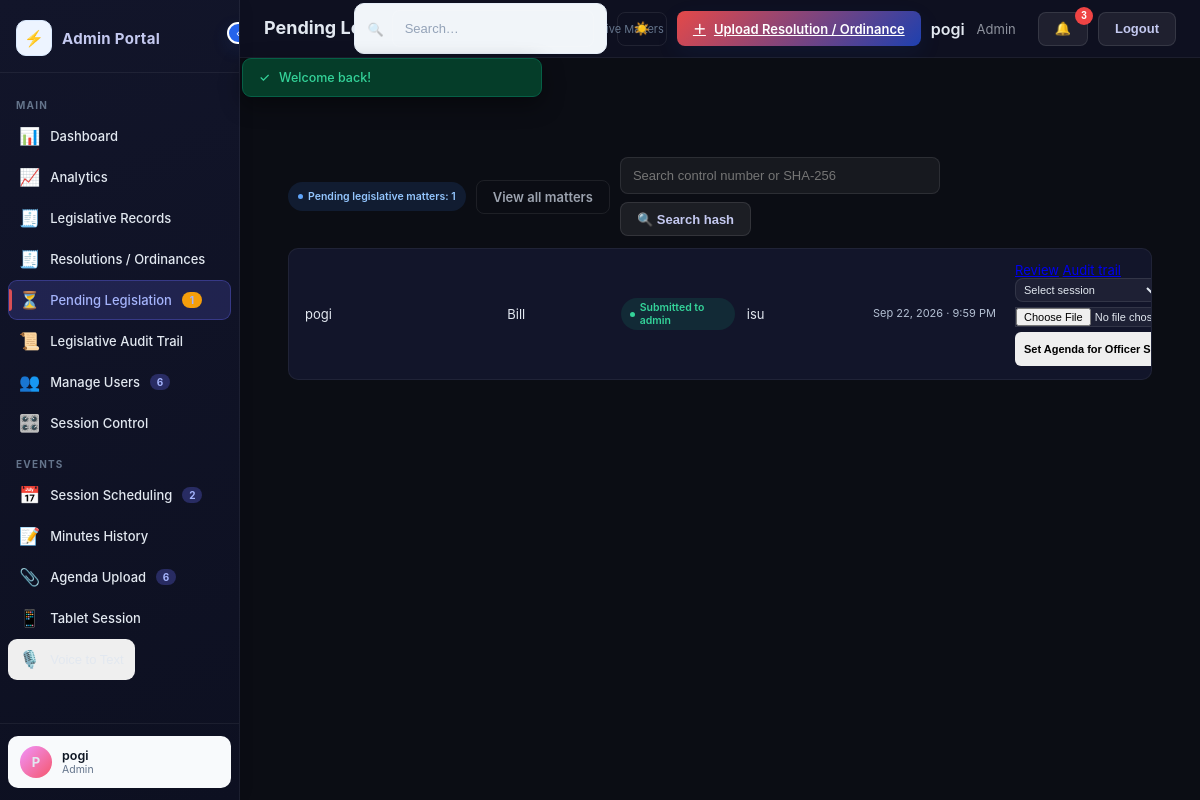
The page /index.php?page=legislative-bills&bill_status=pending (signed in) on the database its author committed.
### tables this page shows
CREATE TABLE `users` (
  `id` varchar(32) NOT NULL,
  `name` varchar(255) NOT NULL,
  `email` varchar(255) NOT NULL,
  `password` varchar(255) NOT NULL,
  `role` varchar(50) NOT NULL,
  `status` varchar(50) NOT NULL,
  `notes` text DEFAULT NULL,
  `created_at` datetime(6) NOT NULL,
  `notifications` text DEFAULT NULL,
  `is_council_member` tinyint(1) NOT NULL DEFAULT 0,
  `email_notifications_enabled` tinyint(1) NOT NULL DEFAULT 1
);

CREATE TABLE `legislatives` (
  `id` varchar(32) NOT NULL,
  `title` varchar(255) NOT NULL,
  `type` varchar(100) NOT NULL,
  `status` varchar(50) NOT NULL DEFAULT 'draft',
  `desc` text DEFAULT NULL,
  `content` text DEFAULT NULL,
  `ref` varchar(255) DEFAULT NULL,
  `createdById` varchar(32) NOT NULL,
  `createdByName` varchar(255) NOT NULL,
  `createdByRole` varchar(50) NOT NULL,
  `createdAt` datetime(6) NOT NULL,
  `updatedAt` datetime(6) DEFAULT NULL,
  `documentHash` varchar(255) DEFAULT NULL,
  `lastModifiedById` varchar(32) DEFAULT NULL,
  `lastModifiedByName` varchar(255) DEFAULT NULL,
  `lastModifiedAt` datetime(6) DEFAULT NULL,
  `published_to_public` tinyint(1) NOT NULL DEFAULT 0,
  `published_to_public_at` datetime(6) DEFAULT NULL,
  `file_name` varchar(255) DEFAULT NULL,
  `file_size` int(11) DEFAULT NULL,
  `file_type` varchar(255) DEFAULT NULL,
  `file_path` varchar(255) DEFAULT NULL,
  `sent_to_user_ids` text DEFAULT NULL,
  `sent_by_id` varchar(32) DEFAULT NULL,
  `sent_by_name` varchar(255) DEFAULT NULL,
  `sent_at` datetime(6) DEFAULT NULL,
  `fileRevisionHash` varchar(255) DEFAULT NULL,
  `fileDiffSummary` text DEFAULT NULL,
  `fileChangeLog` text DEFAULT NULL,
  `intake_classification` varchar(50) NOT NULL DEFAULT 'Legislative Matters',
  `routing_status` varchar(80) NOT NULL DEFAULT 'For Agenda',
  `stream_type` varchar(80) NOT NULL DEFAULT 'Approved Resolutions/Ordinances',
  `assigned_committee` varchar(255) DEFAULT NULL,
  `date_referred` date DEFAULT NULL,
  `committee_report_status` varchar(50) DEFAULT 'Pending',
  `hearing_date` date DEFAULT NULL,
  `lce_action` varchar(50) DEFAULT NULL,
  `lce_action_at` datetime(6) DEFAULT NULL,
  `lce_action_by_id` varchar(32) DEFAULT NULL,
  `archive_status` varchar(80) DEFAULT NULL,
  `author_name` varchar(255) DEFAULT NULL,
  `sponsor_name` varchar(255) DEFAULT NULL,
  `ai_summary` text DEFAULT NULL,
  `workflow_status` varchar(80) NOT NULL DEFAULT 'EDITING',
  `admin_decision_notes` text DEFAULT NULL,
  `admin_decision_at` datetime(6) DEFAULT NULL,
  `document_number` varchar(64) DEFAULT NULL,
  `registration_date` datetime(6) DEFAULT NULL,
  `origin` varchar(255) DEFAULT NULL,
  `originating_office` varchar(255) DEFAULT NULL,
  `assigned_to_id` varchar(32) DEFAULT NULL,
  `assigned_to_name` varchar(255) DEFAULT NULL,
  `assigned_role` varchar(80) DEFAULT NULL,
  `version_number` int(11) NOT NULL DEFAULT 1,
  `signed_by_id` varchar(32) DEFAULT NULL,
  `signed_by_name` varchar(255) DEFAULT NULL,
  `signed_at` datetime(6) DEFAULT NULL,
  `signed_document_hash` varchar(64) DEFAULT NULL,
  `signature_value` text DEFAULT NULL,
  `signature_verified_at` datetime(6) DEFAULT NULL,
  `verification_token` varchar(64) DEFAULT NULL,
  `control_number` varchar(40) DEFAULT NULL,
  `received_at` datetime(6) DEFAULT NULL,
  `signed_hash` char(64) DEFAULT NULL,
  `locked_at` datetime(6) DEFAULT NULL,
  `scan_file_path` varchar(255) DEFAULT NULL
);

### app/views/legislative-bills.php (the view, shortened to what the rows shown need)
<?php
$agendaSourceIds = array_flip(array_filter(array_column($data['agendas'] ?? [], 'source_legislative_id')));
$pendingBills = count(array_filter($data['legislatives'] ?? [], function (array $item) use ($agendaSourceIds): bool {
  $type = strtolower((string)($item['type'] ?? ''));
  return (str_contains($type, 'bill') || str_contains($type, 'resolution') || str_contains($type, 'ordinance'))
    && in_array($item['status'] ?? '', ['submitted_to_admin', 'approved'], true)
    && (($item['status'] ?? '') !== 'approved' || !isset($agendaSourceIds[$item['id'] ?? '']));
}));
$pendingQueue = ($currentUser['role'] ?? '') === 'admin' && ($_GET['bill_status'] ?? '') === 'pending';
$billWorkflowActions = [
  'Receiving' => ['review', 'Start Review'],
  'Review' => ['agenda', 'Send to Agenda'],
];
$workflowStatusAliases = [
  'Received' => 'Receiving',
  'Under Review' => 'Review',
  'For Agenda' => 'Agenda',
  'For Approval' => 'Approval',
];
$billReturnUrl = 'index.php?page=legislative-bills' . ($pendingQueue ? '&bill_status=pending' : '&bill_status=all');
?>
<div class="page-section" style="padding:0;">
  <div class="legislative-grid" style="grid-template-columns:1fr;">
    <div class="legislative-list">
      <?php if (empty($legislatives)): ?>
        <div class="empty-state">
          <?php if ($pendingQueue): ?>
            No submitted legislative matters are waiting for review.
          <?php elseif (($currentUser['role'] ?? '') === 'admin' && $pendingBills > 0): ?>
            Submitted records are listed in <a class="link" href="?page=legislative-bills&amp;bill_status=pending">Pending Legislation</a>.
          <?php else: ?>
            No legislative records yet. Upload one using the form.
          <?php endif; ?>
        </div>
      <?php else: ?>
        <?php foreach ($legislatives as $item): ?>
          <div class="list-row">
            <div><?= esc($item['title']) ?></div>
            <div><?= esc($item['type']) ?></div>
            <div><span class="badge <?= badgeClass($item['status']) ?>"><?= esc(ucfirst(str_replace('_', ' ', $item['status']))) ?></span></div>
            <div><?= esc($item['createdByName'] ?? 'Unknown') ?></div>
            <div class="created-cell">
              <?= esc(fmtDateTime($item['createdAt'] ?? $item['updatedAt'] ?? '')) ?>
            </div>
            <div>
              <?php if ($pendingQueue): ?>
                <a class="link" href="?page=legislative-admin&edit=<?= esc($item['id']) ?>&type=legislative#review-content">Review</a>
              <?php else: ?>
                <a class="link" href="?page=legislative-bills&edit=<?= esc($item['id']) ?>&type=legislative">Edit</a>
              <?php endif; ?>
              <?php if (($currentUser['role'] ?? '') === 'admin'): ?>
                <?php
                  $workflowStage = $workflowStatusAliases[$item['workflow_status'] ?? ''] ?? ($item['workflow_status'] ?? 'Receiving');
                  $canMakeAgenda = $workflowStage === 'Agenda';
                  $nextWorkflowAction = $billWorkflowActions[$workflowStage] ?? null;
                  $needsAgendaWorkflowReset = ($item['status'] ?? '') === 'submitted_to_admin'
                    && !in_array($workflowStage, ['Receiving', 'Review', 'Agenda', 'Approval', 'Agenda Signing'], true);
                ?>
                <a class="link" href="?page=legislative-audit-trail&amp;ledger_id=<?= rawurlencode((string)$item['id']) ?>">Audit trail</a>
                <?php if ($needsAgendaWorkflowReset): ?>
                  <form method="post" action="<?= esc($billReturnUrl) ?>" style="display:inline-flex;gap:5px;align-items:center;margin:0;padding:0;flex-wrap:wrap">
                    <input type="hidden" name="action" value="prepare_submitted_bill_for_agenda" />
                    <input type="hidden" name="legislative_id" value="<?= esc($item['id']) ?>" />
                    <button class="btn btn-primary btn-xs" type="submit">Reset to Agenda Review</button>
                  </form>
                <?php elseif ($workflowStage === 'Approval' || $canMakeAgenda): ?>
                  <form method="post" action="<?= esc($billReturnUrl) ?>" enctype="multipart/form-data" style="display:inline-flex;gap:5px;align-items:center;margin:0;padding:0;flex-wrap:wrap" onsubmit="return confirm('Add this document to the selected session agenda and send it for Presiding Officer signature?')">
                    <select name="session_id" required style="max-width:145px;font-size:11px;padding:4px;">
                      <option value="">Select session</option>
                    </select>
                    <input type="file" name="agenda_file" accept=".pdf,.doc,.docx,.xls,.xlsx,.jpg,.jpeg,.png,.webp,.txt" style="max-width:170px;font-size:11px;" />
                    <button class="btn btn-success btn-xs" type="submit"><?= $canMakeAgenda ? 'Make Agenda' : 'Set Agenda for Officer Signature' ?></button>
                  </form>
                <?php endif; ?>
              <?php endif; ?>
            </div>
          </div>
        <?php endforeach; ?>
      <?php endif; ?>
    </div>
  </div>
</div>

### app/views/layout.php (shortened to what the rows shown need)
<?php
function esc($value): string
{
    return htmlspecialchars((string)$value, ENT_QUOTES, 'UTF-8');
}
function fmtDateTime($value): string
{
    $timestamp = strtotime($value);
    return date('M j, Y · g:i A', $timestamp);
}
function badgeClass($value): string
{
    $map = [
        'active' => 'b-active',
        'inactive' => 'b-inactive',
        'suspended' => 'b-suspended',
        'scheduled' => 'b-ongoing',
        'ongoing' => 'b-ongoing',
        'completed' => 'b-completed',
        'cancelled' => 'b-cancelled',
        'admin' => 'b-admin',
        'user' => 'b-user',
        'council members' => 'b-user',
        'presiding officer' => 'b-admin',
        'ctrfb' => 'b-approved',
        'draft' => 'b-pending',
        'review' => 'b-ongoing',
        'published' => 'b-published',
        'approved' => 'b-approved',
        'rejected' => 'b-inactive',
    ];
    return $map[$value] ?? 'b-active';
}
?>
<!DOCTYPE html>
<html lang="en">
<head>
<link rel="stylesheet" href="public/assets/style.css?v=<?= (int)@filemtime(dirname(__DIR__, 2) . '/public/assets/style.css') ?>" />
</head>
<body data-page="<?= esc($page) ?>">
<div id="app">
  <div id="sidebar">
    <div class="sb-foot">
      <?php $__displayName = $currentUser['name'] ?? 'Guest'; $__displayRole = $currentUser['role'] ?? 'visitor'; ?>
      <div class="admin-card">
        <div class="avatar" style="background:linear-gradient(135deg,#f093fb,#f5576c)"><?= esc(mb_strtoupper(mb_substr($__displayName, 0, 1))) ?></div>
        <div class="admin-text">
          <div class="admin-name-txt"><?= esc($__displayName) ?></div>
          <div class="admin-role-txt"><?= esc(ucfirst($__displayRole)) ?></div>
        </div>
      </div>
    </div>
  </div>
  <div id="main">
    <div class="topbar">
      <div class="topbar-right">
        <?php if (!empty($currentUser)): ?>
          <div class="user-info" style="display:flex;align-items:center;gap:12px;margin-right:12px">
            <div class="user-name" style="font-weight:600"><?= esc($currentUser['name'] ?? 'User') ?></div>
            <div class="user-role" style="opacity:.6;font-size:13px"><?= esc(ucfirst($currentUser['role'] ?? 'user')) ?></div>
          </div>
          <?php if (!empty($notifications)): ?>
            <?php if (count($notifications) > 0): ?>
              <?php $unreadCount = count(array_filter($notifications, fn($n) => empty($n['read']))); ?>
              <div class="notification-wrapper">
                <button type="button" class="btn btn-secondary notification-toggle" id="notificationToggle" aria-label="Open notifications">
                  🔔
                  <?php if ($unreadCount > 0): ?>
                    <span class="notification-count"><?= $unreadCount ?></span>
                  <?php endif; ?>
                </button>
              </div>
            <?php endif; ?>
          <?php endif; ?>
          <form method="post" action="index.php" style="margin:0">
            <button type="submit" class="btn btn-secondary">Logout</button>
          </form>
      <?php endif; ?>
      </div>
    </div>
    <div id="content">
      <?php $viewPage = $page === 'legislative-audit-trail' ? 'legislative-ledger' : $page; include __DIR__ . '/' . $viewPage . '.php'; ?>
    </div>
  </div>
</div>
</body>
</html>

### rows shown on the page
users: name "P", name "pogi", role "Admin"
legislatives: title "pogi", type "Bill", status "Submitted to admin", createdByName "isu", createdAt "Sep 22, 2026 · 9:59 PM", workflow_status "Set Agenda for Officer…"

### other values the page prints
count($data['users']) "6"
count($data['sessions']) "2"
count($data['agendas']) "6"
$pageConfig['title'] "Pending…"
$pageConfig['actionLabel'] "Upload Resolution / Ordinance"
$unreadCount "3"
$flash['message'] "Welcome back!"
$pendingBills "1"
